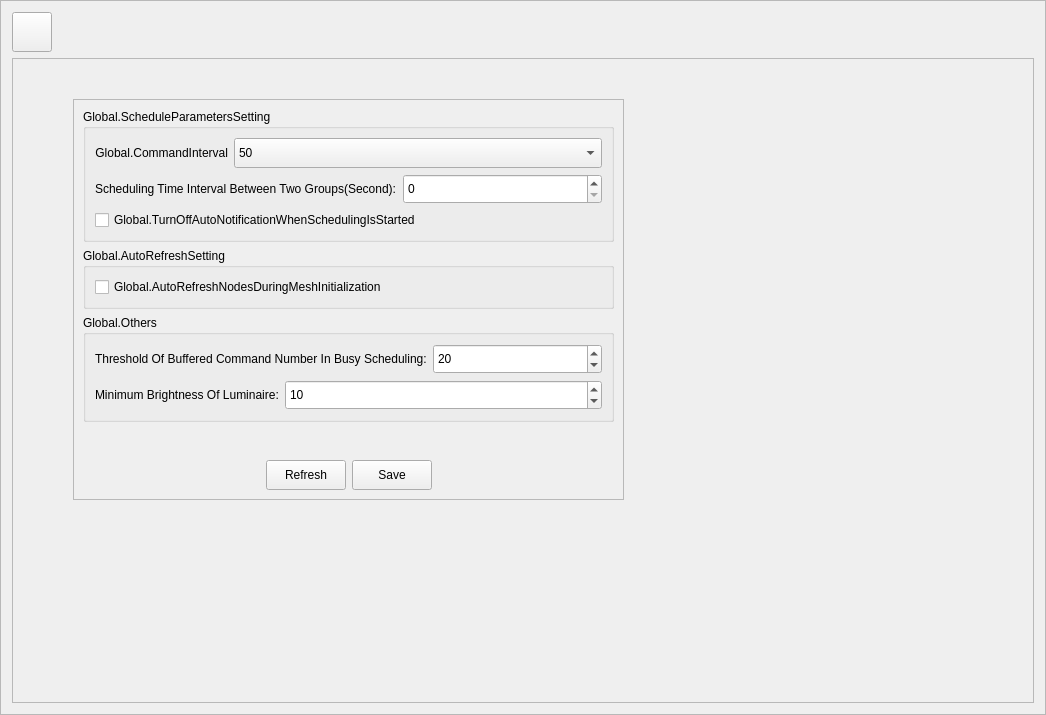
<?xml version="1.0" encoding="UTF-8"?>
<ui version="4.0">
 <class>MeshRuntimeParamsFrame</class>
 <widget class="QFrame" name="MeshRuntimeParamsFrame">
  <property name="geometry">
   <rect>
    <x>0</x>
    <y>0</y>
    <width>1046</width>
    <height>715</height>
   </rect>
  </property>
  <property name="windowTitle">
   <string>Frame</string>
  </property>
  <property name="frameShape">
   <enum>QFrame::StyledPanel</enum>
  </property>
  <property name="frameShadow">
   <enum>QFrame::Raised</enum>
  </property>
  <layout class="QVBoxLayout" name="verticalLayout_4">
   <item>
    <layout class="QHBoxLayout" name="horizontalLayout_8">
     <item>
      <widget class="QPushButton" name="buttonMeshClose">
       <property name="minimumSize">
        <size>
         <width>40</width>
         <height>40</height>
        </size>
       </property>
       <property name="text">
        <string/>
       </property>
      </widget>
     </item>
     <item>
      <spacer name="horizontalSpacer_3">
       <property name="orientation">
        <enum>Qt::Horizontal</enum>
       </property>
       <property name="sizeHint" stdset="0">
        <size>
         <width>40</width>
         <height>20</height>
        </size>
       </property>
      </spacer>
     </item>
    </layout>
   </item>
   <item>
    <widget class="QScrollArea" name="scrollArea">
     <property name="widgetResizable">
      <bool>true</bool>
     </property>
     <widget class="QWidget" name="scrollAreaWidgetContents">
      <property name="geometry">
       <rect>
        <x>0</x>
        <y>0</y>
        <width>1024</width>
        <height>645</height>
       </rect>
      </property>
      <widget class="QFrame" name="frameContent">
       <property name="geometry">
        <rect>
         <x>60</x>
         <y>40</y>
         <width>551</width>
         <height>401</height>
        </rect>
       </property>
       <property name="frameShape">
        <enum>QFrame::StyledPanel</enum>
       </property>
       <property name="frameShadow">
        <enum>QFrame::Raised</enum>
       </property>
       <layout class="QVBoxLayout" name="verticalLayout">
        <item>
         <widget class="QGroupBox" name="groupBox">
          <property name="title">
           <string>Global.ScheduleParametersSetting</string>
          </property>
          <layout class="QVBoxLayout" name="verticalLayout_2">
           <item>
            <layout class="QHBoxLayout" name="horizontalLayout_3">
             <item>
              <widget class="QLabel" name="label">
               <property name="text">
                <string>Global.CommandInterval</string>
               </property>
               <property name="alignment">
                <set>Qt::AlignRight|Qt::AlignTrailing|Qt::AlignVCenter</set>
               </property>
              </widget>
             </item>
             <item>
              <widget class="QComboBox" name="combCommandInterval">
               <property name="sizePolicy">
                <sizepolicy hsizetype="Expanding" vsizetype="Fixed">
                 <horstretch>0</horstretch>
                 <verstretch>0</verstretch>
                </sizepolicy>
               </property>
               <property name="minimumSize">
                <size>
                 <width>0</width>
                 <height>30</height>
                </size>
               </property>
               <property name="currentText">
                <string>50</string>
               </property>
               <item>
                <property name="text">
                 <string>50</string>
                </property>
               </item>
               <item>
                <property name="text">
                 <string>100</string>
                </property>
               </item>
               <item>
                <property name="text">
                 <string>150</string>
                </property>
               </item>
               <item>
                <property name="text">
                 <string>200</string>
                </property>
               </item>
               <item>
                <property name="text">
                 <string>250</string>
                </property>
               </item>
               <item>
                <property name="text">
                 <string>300</string>
                </property>
               </item>
               <item>
                <property name="text">
                 <string>350</string>
                </property>
               </item>
               <item>
                <property name="text">
                 <string>400</string>
                </property>
               </item>
               <item>
                <property name="text">
                 <string>450</string>
                </property>
               </item>
               <item>
                <property name="text">
                 <string>500</string>
                </property>
               </item>
               <item>
                <property name="text">
                 <string>550</string>
                </property>
               </item>
               <item>
                <property name="text">
                 <string>600</string>
                </property>
               </item>
               <item>
                <property name="text">
                 <string>650</string>
                </property>
               </item>
               <item>
                <property name="text">
                 <string>700</string>
                </property>
               </item>
               <item>
                <property name="text">
                 <string>750</string>
                </property>
               </item>
               <item>
                <property name="text">
                 <string>800</string>
                </property>
               </item>
               <item>
                <property name="text">
                 <string>850</string>
                </property>
               </item>
               <item>
                <property name="text">
                 <string>900</string>
                </property>
               </item>
               <item>
                <property name="text">
                 <string>950</string>
                </property>
               </item>
               <item>
                <property name="text">
                 <string>1000</string>
                </property>
               </item>
              </widget>
             </item>
            </layout>
           </item>
           <item>
            <layout class="QHBoxLayout" name="horizontalLayout_9">
             <item>
              <widget class="QLabel" name="label_7">
               <property name="text">
                <string>Scheduling Time Interval Between Two Groups(Second):</string>
               </property>
              </widget>
             </item>
             <item>
              <widget class="QSpinBox" name="spinTwoGroupsSchedulingTimeInterval">
               <property name="sizePolicy">
                <sizepolicy hsizetype="Expanding" vsizetype="Fixed">
                 <horstretch>0</horstretch>
                 <verstretch>0</verstretch>
                </sizepolicy>
               </property>
               <property name="minimumSize">
                <size>
                 <width>0</width>
                 <height>30</height>
                </size>
               </property>
               <property name="minimum">
                <number>0</number>
               </property>
               <property name="maximum">
                <number>10</number>
               </property>
               <property name="value">
                <number>0</number>
               </property>
              </widget>
             </item>
            </layout>
           </item>
           <item>
            <widget class="QCheckBox" name="checkTurnOffAutoNotifyWhenSchedulingStart">
             <property name="text">
              <string>Global.TurnOffAutoNotificationWhenSchedulingIsStarted</string>
             </property>
            </widget>
           </item>
          </layout>
         </widget>
        </item>
        <item>
         <widget class="QGroupBox" name="groupBox_3">
          <property name="title">
           <string>Global.AutoRefreshSetting</string>
          </property>
          <layout class="QHBoxLayout" name="horizontalLayout_4">
           <item>
            <widget class="QCheckBox" name="checkAutoRefreshMesh">
             <property name="text">
              <string>Global.AutoRefreshNodesDuringMeshInitialization</string>
             </property>
            </widget>
           </item>
          </layout>
         </widget>
        </item>
        <item>
         <widget class="QGroupBox" name="groupBox_4">
          <property name="title">
           <string>Global.Others</string>
          </property>
          <layout class="QVBoxLayout" name="verticalLayout_3">
           <item>
            <layout class="QHBoxLayout" name="horizontalLayout_5">
             <item>
              <widget class="QLabel" name="label_2">
               <property name="text">
                <string>Threshold Of Buffered Command Number In Busy Scheduling:</string>
               </property>
              </widget>
             </item>
             <item>
              <widget class="QSpinBox" name="spinBufferCommandThresholdInBusyScheduling">
               <property name="sizePolicy">
                <sizepolicy hsizetype="Expanding" vsizetype="Fixed">
                 <horstretch>0</horstretch>
                 <verstretch>0</verstretch>
                </sizepolicy>
               </property>
               <property name="minimumSize">
                <size>
                 <width>0</width>
                 <height>30</height>
                </size>
               </property>
               <property name="minimum">
                <number>1</number>
               </property>
               <property name="maximum">
                <number>500</number>
               </property>
               <property name="value">
                <number>20</number>
               </property>
              </widget>
             </item>
            </layout>
           </item>
           <item>
            <layout class="QHBoxLayout" name="horizontalLayout_7">
             <item>
              <widget class="QLabel" name="label_5">
               <property name="text">
                <string>Minimum Brightness Of Luminaire:</string>
               </property>
              </widget>
             </item>
             <item>
              <widget class="QSpinBox" name="spinLuminaireMinBrightness">
               <property name="sizePolicy">
                <sizepolicy hsizetype="Expanding" vsizetype="Fixed">
                 <horstretch>0</horstretch>
                 <verstretch>0</verstretch>
                </sizepolicy>
               </property>
               <property name="minimumSize">
                <size>
                 <width>0</width>
                 <height>30</height>
                </size>
               </property>
               <property name="minimum">
                <number>5</number>
               </property>
               <property name="maximum">
                <number>50</number>
               </property>
               <property name="value">
                <number>10</number>
               </property>
              </widget>
             </item>
            </layout>
           </item>
          </layout>
         </widget>
        </item>
        <item>
         <spacer name="verticalSpacer">
          <property name="orientation">
           <enum>Qt::Vertical</enum>
          </property>
          <property name="sizeHint" stdset="0">
           <size>
            <width>20</width>
            <height>40</height>
           </size>
          </property>
         </spacer>
        </item>
        <item>
         <layout class="QHBoxLayout" name="horizontalLayout">
          <item>
           <spacer name="horizontalSpacer">
            <property name="orientation">
             <enum>Qt::Horizontal</enum>
            </property>
            <property name="sizeHint" stdset="0">
             <size>
              <width>40</width>
              <height>20</height>
             </size>
            </property>
           </spacer>
          </item>
          <item>
           <widget class="QPushButton" name="buttonMeshRuntimeParamsRefresh">
            <property name="minimumSize">
             <size>
              <width>80</width>
              <height>30</height>
             </size>
            </property>
            <property name="text">
             <string>Refresh</string>
            </property>
           </widget>
          </item>
          <item>
           <widget class="QPushButton" name="buttonMeshRuntimeParamsSave">
            <property name="minimumSize">
             <size>
              <width>80</width>
              <height>30</height>
             </size>
            </property>
            <property name="text">
             <string>Save</string>
            </property>
           </widget>
          </item>
          <item>
           <spacer name="horizontalSpacer_2">
            <property name="orientation">
             <enum>Qt::Horizontal</enum>
            </property>
            <property name="sizeHint" stdset="0">
             <size>
              <width>40</width>
              <height>20</height>
             </size>
            </property>
           </spacer>
          </item>
         </layout>
        </item>
       </layout>
      </widget>
     </widget>
    </widget>
   </item>
  </layout>
 </widget>
 <resources/>
 <connections/>
</ui>
